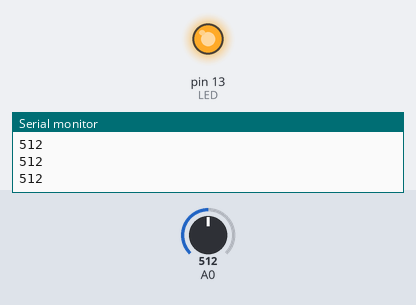
The sketch below on a simulated Arduino Uno, built with avr-gcc and run on an emulated ATmega328P. Parts: output pins drawn as LEDs (lit = HIGH), the last lines printed to the serial monitor. Inputs (shaded band) come from the test bench; at power-on: A0 = 512.

Above: at 1.2 s.
1.3 s: A0 set to 485
At 1.9 s:
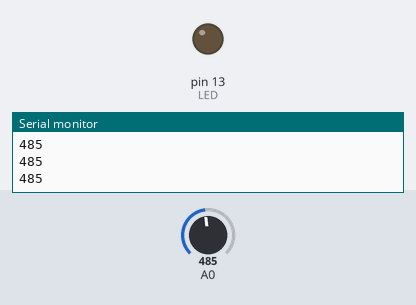
2.8 s: A0 set to 510
At 3.1 s:
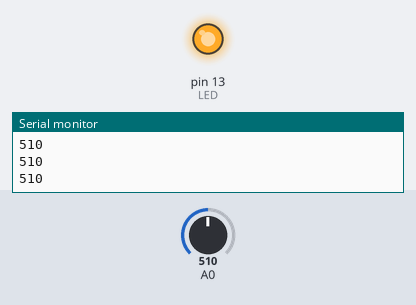
4.3 s: A0 set to 490
At 5.4 s:
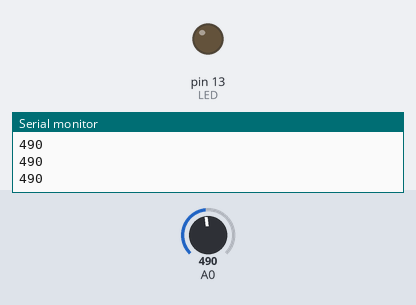
Timing chart, 0 to 7.3 s (numbered marks = the images above; inputs shaded):
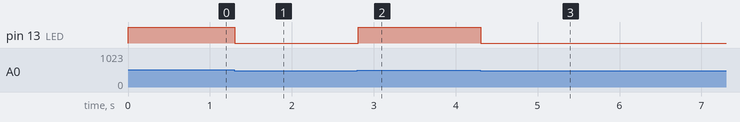

Measured:
- the behaviour switches between 500 and 499 on A0 (found by bisection; images 0 and 1)
- after the input at 1.3 s, pin 13 (LED): HIGH → LOW at once
- after the input at 2.8 s, pin 13 (LED): LOW → HIGH at once
- after the input at 4.3 s, pin 13 (LED): HIGH → LOW at once

The sketch:

20201029_Analog_Wing_LED_RGB.ino
```cpp
int abc = 0;
int LED = 13;
void setup() {
  Serial.begin(9600);
  pinMode(LED,OUTPUT);

}

void loop() {
  abc = analogRead(A0);
  Serial.println(abc); //abc 500 이상이면 불을 켜지게 만들자
  if(abc>=500)//이상 >=, 초과 >, 이하 <=, 미만 <, 같다 ==
  {
    digitalWrite(LED,HIGH);
  }
  else
  {
    digitalWrite(LED,LOW);
  }

}
```
